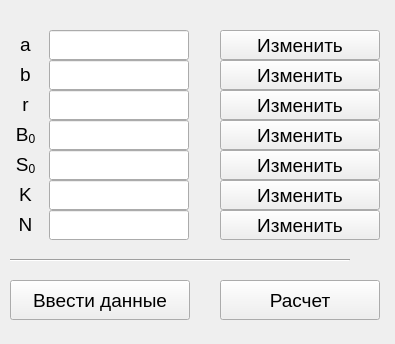
<?xml version="1.0" encoding="UTF-8"?>
<ui version="4.0">
 <class>StartWindow</class>
 <widget class="QMainWindow" name="StartWindow">
  <property name="geometry">
   <rect>
    <x>0</x>
    <y>0</y>
    <width>395</width>
    <height>344</height>
   </rect>
  </property>
  <property name="minimumSize">
   <size>
    <width>360</width>
    <height>344</height>
   </size>
  </property>
  <property name="maximumSize">
   <size>
    <width>500</width>
    <height>344</height>
   </size>
  </property>
  <property name="font">
   <font>
    <pointsize>14</pointsize>
   </font>
  </property>
  <property name="windowTitle">
   <string>CRR model</string>
  </property>
  <widget class="QWidget" name="centralwidget">
   <widget class="QLabel" name="label">
    <property name="geometry">
     <rect>
      <x>10</x>
      <y>30</y>
      <width>31</width>
      <height>30</height>
     </rect>
    </property>
    <property name="text">
     <string>&lt;html&gt;&lt;head/&gt;&lt;body&gt;&lt;p align=&quot;center&quot;&gt;&lt;span style=&quot; font-size:14pt;&quot;&gt;a&lt;/span&gt;&lt;/p&gt;&lt;/body&gt;&lt;/html&gt;</string>
    </property>
   </widget>
   <widget class="QLabel" name="label_2">
    <property name="geometry">
     <rect>
      <x>10</x>
      <y>60</y>
      <width>31</width>
      <height>30</height>
     </rect>
    </property>
    <property name="text">
     <string>&lt;html&gt;&lt;head/&gt;&lt;body&gt;&lt;p align=&quot;center&quot;&gt;&lt;span style=&quot; font-size:14pt;&quot;&gt;b&lt;/span&gt;&lt;/p&gt;&lt;/body&gt;&lt;/html&gt;</string>
    </property>
   </widget>
   <widget class="QLabel" name="label_3">
    <property name="geometry">
     <rect>
      <x>10</x>
      <y>90</y>
      <width>31</width>
      <height>30</height>
     </rect>
    </property>
    <property name="text">
     <string>&lt;html&gt;&lt;head/&gt;&lt;body&gt;&lt;p align=&quot;center&quot;&gt;&lt;span style=&quot; font-size:14pt;&quot;&gt;r&lt;/span&gt;&lt;/p&gt;&lt;/body&gt;&lt;/html&gt;</string>
    </property>
   </widget>
   <widget class="QLabel" name="label_6">
    <property name="geometry">
     <rect>
      <x>10</x>
      <y>180</y>
      <width>31</width>
      <height>30</height>
     </rect>
    </property>
    <property name="text">
     <string>&lt;html&gt;&lt;head/&gt;&lt;body&gt;&lt;p align=&quot;center&quot;&gt;&lt;span style=&quot; font-size:14pt;&quot;&gt;K&lt;/span&gt;&lt;/p&gt;&lt;/body&gt;&lt;/html&gt;</string>
    </property>
   </widget>
   <widget class="QLabel" name="label_7">
    <property name="geometry">
     <rect>
      <x>10</x>
      <y>210</y>
      <width>31</width>
      <height>30</height>
     </rect>
    </property>
    <property name="text">
     <string>&lt;html&gt;&lt;head/&gt;&lt;body&gt;&lt;p align=&quot;center&quot;&gt;&lt;span style=&quot; font-size:14pt;&quot;&gt;N&lt;/span&gt;&lt;/p&gt;&lt;/body&gt;&lt;/html&gt;</string>
    </property>
   </widget>
   <widget class="QLineEdit" name="lineEdit">
    <property name="geometry">
     <rect>
      <x>49</x>
      <y>30</y>
      <width>140</width>
      <height>30</height>
     </rect>
    </property>
    <property name="focusPolicy">
     <enum>Qt::NoFocus</enum>
    </property>
    <property name="readOnly">
     <bool>true</bool>
    </property>
   </widget>
   <widget class="QLineEdit" name="lineEdit_2">
    <property name="geometry">
     <rect>
      <x>49</x>
      <y>60</y>
      <width>140</width>
      <height>30</height>
     </rect>
    </property>
    <property name="focusPolicy">
     <enum>Qt::NoFocus</enum>
    </property>
    <property name="readOnly">
     <bool>true</bool>
    </property>
   </widget>
   <widget class="QLineEdit" name="lineEdit_3">
    <property name="geometry">
     <rect>
      <x>49</x>
      <y>90</y>
      <width>140</width>
      <height>30</height>
     </rect>
    </property>
    <property name="focusPolicy">
     <enum>Qt::NoFocus</enum>
    </property>
    <property name="readOnly">
     <bool>true</bool>
    </property>
   </widget>
   <widget class="QLineEdit" name="lineEdit_4">
    <property name="geometry">
     <rect>
      <x>49</x>
      <y>120</y>
      <width>140</width>
      <height>30</height>
     </rect>
    </property>
    <property name="focusPolicy">
     <enum>Qt::NoFocus</enum>
    </property>
    <property name="readOnly">
     <bool>true</bool>
    </property>
   </widget>
   <widget class="QLineEdit" name="lineEdit_5">
    <property name="geometry">
     <rect>
      <x>49</x>
      <y>150</y>
      <width>140</width>
      <height>30</height>
     </rect>
    </property>
    <property name="focusPolicy">
     <enum>Qt::NoFocus</enum>
    </property>
    <property name="readOnly">
     <bool>true</bool>
    </property>
   </widget>
   <widget class="QLineEdit" name="lineEdit_6">
    <property name="geometry">
     <rect>
      <x>49</x>
      <y>180</y>
      <width>140</width>
      <height>30</height>
     </rect>
    </property>
    <property name="focusPolicy">
     <enum>Qt::NoFocus</enum>
    </property>
    <property name="readOnly">
     <bool>true</bool>
    </property>
   </widget>
   <widget class="QLineEdit" name="lineEdit_7">
    <property name="geometry">
     <rect>
      <x>49</x>
      <y>210</y>
      <width>140</width>
      <height>30</height>
     </rect>
    </property>
    <property name="focusPolicy">
     <enum>Qt::NoFocus</enum>
    </property>
    <property name="readOnly">
     <bool>true</bool>
    </property>
   </widget>
   <widget class="QPushButton" name="pushButton_4">
    <property name="geometry">
     <rect>
      <x>220</x>
      <y>280</y>
      <width>160</width>
      <height>40</height>
     </rect>
    </property>
    <property name="focusPolicy">
     <enum>Qt::ClickFocus</enum>
    </property>
    <property name="text">
     <string>Расчет</string>
    </property>
   </widget>
   <widget class="QPushButton" name="pushButton_5">
    <property name="geometry">
     <rect>
      <x>10</x>
      <y>280</y>
      <width>180</width>
      <height>40</height>
     </rect>
    </property>
    <property name="focusPolicy">
     <enum>Qt::ClickFocus</enum>
    </property>
    <property name="text">
     <string>Ввести данные</string>
    </property>
   </widget>
   <widget class="Line" name="line_4">
    <property name="geometry">
     <rect>
      <x>10</x>
      <y>250</y>
      <width>340</width>
      <height>20</height>
     </rect>
    </property>
    <property name="orientation">
     <enum>Qt::Horizontal</enum>
    </property>
   </widget>
   <widget class="QPushButton" name="pushButton_6">
    <property name="geometry">
     <rect>
      <x>220</x>
      <y>30</y>
      <width>160</width>
      <height>30</height>
     </rect>
    </property>
    <property name="focusPolicy">
     <enum>Qt::ClickFocus</enum>
    </property>
    <property name="text">
     <string>Изменить</string>
    </property>
   </widget>
   <widget class="QPushButton" name="pushButton_7">
    <property name="geometry">
     <rect>
      <x>220</x>
      <y>60</y>
      <width>160</width>
      <height>30</height>
     </rect>
    </property>
    <property name="focusPolicy">
     <enum>Qt::ClickFocus</enum>
    </property>
    <property name="text">
     <string>Изменить</string>
    </property>
   </widget>
   <widget class="QPushButton" name="pushButton_8">
    <property name="geometry">
     <rect>
      <x>220</x>
      <y>90</y>
      <width>160</width>
      <height>30</height>
     </rect>
    </property>
    <property name="focusPolicy">
     <enum>Qt::ClickFocus</enum>
    </property>
    <property name="text">
     <string>Изменить</string>
    </property>
   </widget>
   <widget class="QPushButton" name="pushButton_9">
    <property name="geometry">
     <rect>
      <x>220</x>
      <y>120</y>
      <width>160</width>
      <height>30</height>
     </rect>
    </property>
    <property name="focusPolicy">
     <enum>Qt::ClickFocus</enum>
    </property>
    <property name="text">
     <string>Изменить</string>
    </property>
   </widget>
   <widget class="QPushButton" name="pushButton_10">
    <property name="geometry">
     <rect>
      <x>220</x>
      <y>150</y>
      <width>160</width>
      <height>30</height>
     </rect>
    </property>
    <property name="focusPolicy">
     <enum>Qt::ClickFocus</enum>
    </property>
    <property name="text">
     <string>Изменить</string>
    </property>
   </widget>
   <widget class="QPushButton" name="pushButton_11">
    <property name="geometry">
     <rect>
      <x>220</x>
      <y>180</y>
      <width>160</width>
      <height>30</height>
     </rect>
    </property>
    <property name="focusPolicy">
     <enum>Qt::ClickFocus</enum>
    </property>
    <property name="text">
     <string>Изменить</string>
    </property>
   </widget>
   <widget class="QPushButton" name="pushButton_12">
    <property name="geometry">
     <rect>
      <x>220</x>
      <y>210</y>
      <width>160</width>
      <height>30</height>
     </rect>
    </property>
    <property name="focusPolicy">
     <enum>Qt::ClickFocus</enum>
    </property>
    <property name="text">
     <string>Изменить</string>
    </property>
   </widget>
   <widget class="QLabel" name="label_5">
    <property name="geometry">
     <rect>
      <x>10</x>
      <y>150</y>
      <width>31</width>
      <height>30</height>
     </rect>
    </property>
    <property name="text">
     <string>&lt;html&gt;&lt;head/&gt;&lt;body&gt;&lt;p align=&quot;center&quot;&gt;S&lt;span style=&quot; vertical-align:sub;&quot;&gt;0&lt;/span&gt;&lt;/p&gt;&lt;/body&gt;&lt;/html&gt;</string>
    </property>
   </widget>
   <widget class="QLabel" name="label_4">
    <property name="geometry">
     <rect>
      <x>10</x>
      <y>120</y>
      <width>31</width>
      <height>30</height>
     </rect>
    </property>
    <property name="text">
     <string>&lt;html&gt;&lt;head/&gt;&lt;body&gt;&lt;p align=&quot;center&quot;&gt;B&lt;span style=&quot; vertical-align:sub;&quot;&gt;0&lt;/span&gt;&lt;/p&gt;&lt;/body&gt;&lt;/html&gt;</string>
    </property>
   </widget>
  </widget>
 </widget>
 <resources/>
 <connections/>
</ui>
